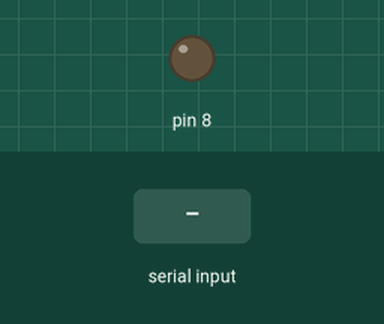
Recording of a sketch running on a simulated Arduino Uno, built with avr-gcc and run on an emulated ATmega328P. Shown: output pins drawn as LEDs (lit = HIGH). Inputs (shaded band) come from the test bench.

Above: at 1.2 s.
1.3 s: "1" received over Serial
At 1.9 s:
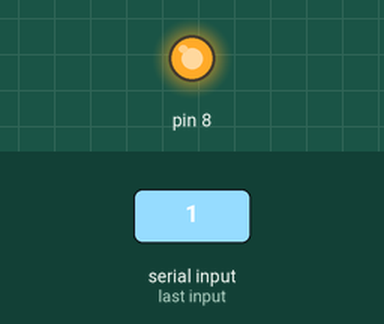
2.8 s: "0" received over Serial
At 4.2 s:
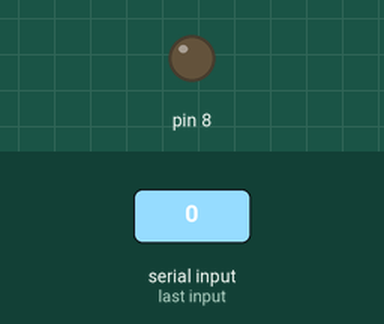
Timing chart, 0 to 5.8 s (numbered marks = the images above; inputs shaded):
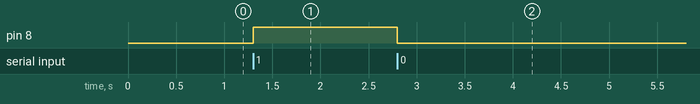

Measured:
- after the input at 1.3 s, pin 8: LOW → HIGH at once
- after the input at 2.8 s, pin 8: HIGH → LOW at once

The sketch:

receiver1UART.ino
```cpp
char data;

void setup()
{
  Serial.begin(9600);
  pinMode(8, OUTPUT);

  digitalWrite(8, LOW);   // Initially OFF
}

void loop()
{
  if (Serial.available() > 0)
  {
    data = Serial.read();

    if (data == '1')
    {
      digitalWrite(8, HIGH);   // Stay ON
    }
    else if (data == '0')
    {
      digitalWrite(8, LOW);    // Stay OFF
    }
  }
}
```
